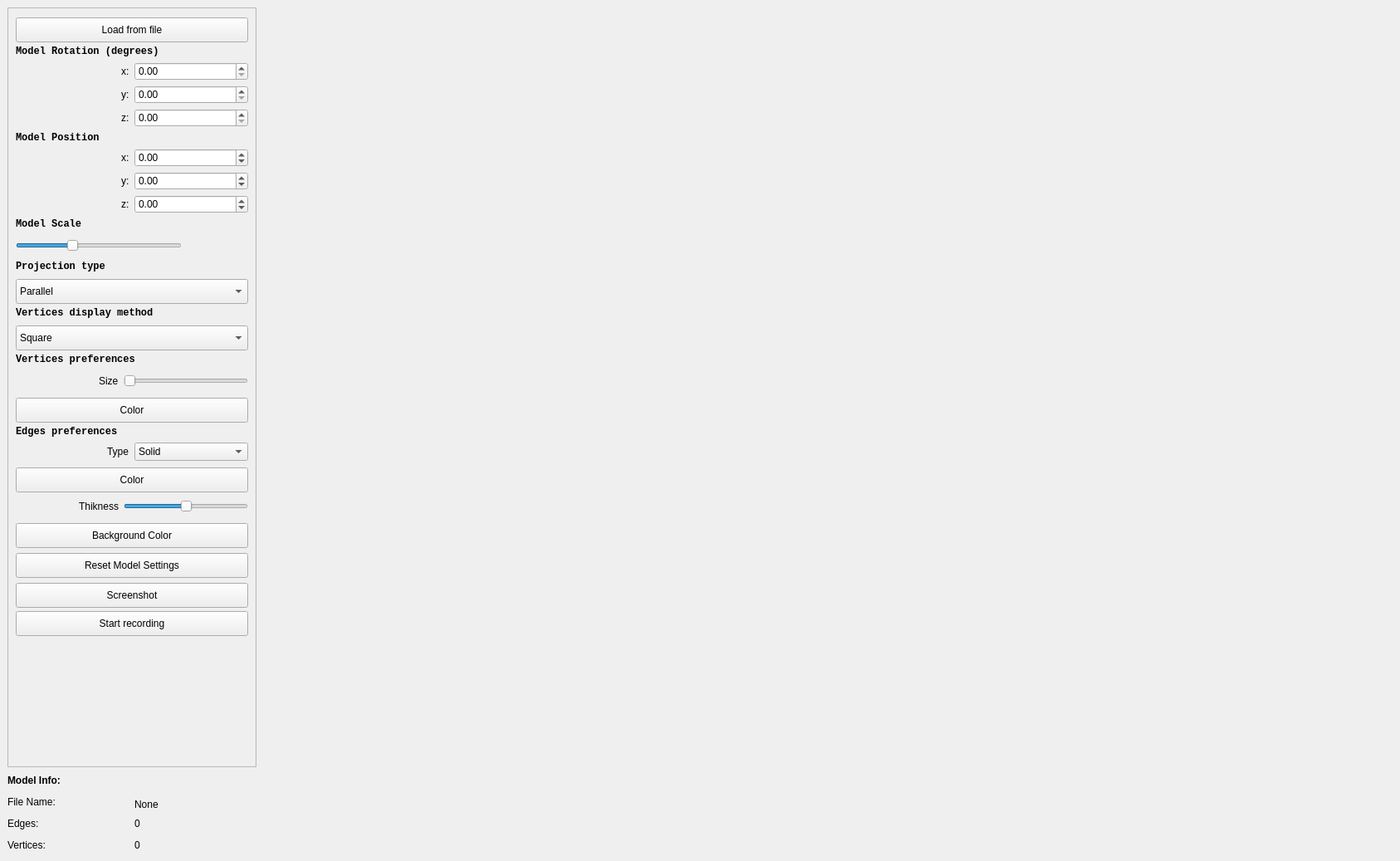
<?xml version="1.0" encoding="UTF-8"?>
<ui version="4.0">
 <class>MainWindow</class>
 <widget class="QMainWindow" name="MainWindow">
  <property name="geometry">
   <rect>
    <x>0</x>
    <y>0</y>
    <width>1687</width>
    <height>1037</height>
   </rect>
  </property>
  <property name="mouseTracking">
   <bool>true</bool>
  </property>
  <property name="windowTitle">
   <string>MainWindow</string>
  </property>
  <property name="styleSheet">
   <string notr="true"/>
  </property>
  <widget class="QWidget" name="centralwidget">
   <layout class="QHBoxLayout" name="horizontalLayout">
    <item>
     <layout class="QVBoxLayout" name="verticalLayout_11">
      <item>
       <widget class="QScrollArea" name="scrollArea">
        <property name="minimumSize">
         <size>
          <width>300</width>
          <height>200</height>
         </size>
        </property>
        <property name="maximumSize">
         <size>
          <width>300</width>
          <height>1500</height>
         </size>
        </property>
        <property name="autoFillBackground">
         <bool>true</bool>
        </property>
        <property name="styleSheet">
         <string notr="true">QScrollArea {
  backgrund-color: rgb(44, 44, 44);
  color: rgb(44, 44, 44)
}</string>
        </property>
        <property name="widgetResizable">
         <bool>true</bool>
        </property>
        <widget class="QWidget" name="scrollAreaWidgetContents_2">
         <property name="geometry">
          <rect>
           <x>0</x>
           <y>0</y>
           <width>298</width>
           <height>881</height>
          </rect>
         </property>
         <layout class="QVBoxLayout" name="verticalLayout_8">
          <item>
           <widget class="QPushButton" name="load_from_file_btn">
            <property name="minimumSize">
             <size>
              <width>0</width>
              <height>30</height>
             </size>
            </property>
            <property name="maximumSize">
             <size>
              <width>16777215</width>
              <height>25</height>
             </size>
            </property>
            <property name="styleSheet">
             <string notr="true"/>
            </property>
            <property name="text">
             <string>Load from file</string>
            </property>
           </widget>
          </item>
          <item alignment="Qt::AlignTop">
           <widget class="QLabel" name="label_99">
            <property name="font">
             <font>
              <family>Monospace</family>
              <bold>true</bold>
             </font>
            </property>
            <property name="text">
             <string>Model Rotation (degrees)</string>
            </property>
           </widget>
          </item>
          <item>
           <layout class="QHBoxLayout" name="horizontalLayout_46">
            <item alignment="Qt::AlignRight">
             <widget class="QLabel" name="label_91">
              <property name="text">
               <string>x:</string>
              </property>
             </widget>
            </item>
            <item>
             <widget class="QDoubleSpinBox" name="rotation_x_spinbox">
              <property name="maximumSize">
               <size>
                <width>16777215</width>
                <height>25</height>
               </size>
              </property>
              <property name="minimum">
               <double>0.000000000000000</double>
              </property>
              <property name="maximum">
               <double>360.000000000000000</double>
              </property>
              <property name="singleStep">
               <double>5.000000000000000</double>
              </property>
             </widget>
            </item>
           </layout>
          </item>
          <item>
           <layout class="QHBoxLayout" name="horizontalLayout_48">
            <item alignment="Qt::AlignRight">
             <widget class="QLabel" name="label_102">
              <property name="text">
               <string>y:</string>
              </property>
             </widget>
            </item>
            <item>
             <widget class="QDoubleSpinBox" name="rotation_y_spinbox">
              <property name="maximumSize">
               <size>
                <width>16777215</width>
                <height>25</height>
               </size>
              </property>
              <property name="minimum">
               <double>0.000000000000000</double>
              </property>
              <property name="maximum">
               <double>360.000000000000000</double>
              </property>
              <property name="singleStep">
               <double>5.000000000000000</double>
              </property>
             </widget>
            </item>
           </layout>
          </item>
          <item>
           <layout class="QHBoxLayout" name="horizontalLayout_47">
            <item alignment="Qt::AlignRight">
             <widget class="QLabel" name="label_101">
              <property name="text">
               <string>z:</string>
              </property>
             </widget>
            </item>
            <item>
             <widget class="QDoubleSpinBox" name="rotation_z_spinbox">
              <property name="maximumSize">
               <size>
                <width>16777215</width>
                <height>25</height>
               </size>
              </property>
              <property name="minimum">
               <double>0.000000000000000</double>
              </property>
              <property name="maximum">
               <double>360.000000000000000</double>
              </property>
              <property name="singleStep">
               <double>5.000000000000000</double>
              </property>
             </widget>
            </item>
           </layout>
          </item>
          <item>
           <widget class="QLabel" name="label_97">
            <property name="font">
             <font>
              <family>Monospace</family>
              <italic>false</italic>
              <bold>true</bold>
             </font>
            </property>
            <property name="styleSheet">
             <string notr="true"/>
            </property>
            <property name="text">
             <string>Model Position</string>
            </property>
           </widget>
          </item>
          <item>
           <layout class="QHBoxLayout" name="horizontalLayout_42">
            <item alignment="Qt::AlignRight">
             <widget class="QLabel" name="label_73">
              <property name="text">
               <string>x:</string>
              </property>
             </widget>
            </item>
            <item>
             <widget class="QDoubleSpinBox" name="position_x_spinbox">
              <property name="maximumSize">
               <size>
                <width>16777215</width>
                <height>25</height>
               </size>
              </property>
              <property name="minimum">
               <double>-10.000000000000000</double>
              </property>
              <property name="maximum">
               <double>10.000000000000000</double>
              </property>
              <property name="singleStep">
               <double>0.100000000000000</double>
              </property>
             </widget>
            </item>
           </layout>
          </item>
          <item>
           <layout class="QHBoxLayout" name="horizontalLayout_45">
            <item alignment="Qt::AlignRight">
             <widget class="QLabel" name="label_90">
              <property name="text">
               <string>y:</string>
              </property>
             </widget>
            </item>
            <item>
             <widget class="QDoubleSpinBox" name="position_y_spinbox">
              <property name="maximumSize">
               <size>
                <width>16777215</width>
                <height>25</height>
               </size>
              </property>
              <property name="minimum">
               <double>-10.000000000000000</double>
              </property>
              <property name="maximum">
               <double>10.000000000000000</double>
              </property>
              <property name="singleStep">
               <double>0.100000000000000</double>
              </property>
             </widget>
            </item>
           </layout>
          </item>
          <item>
           <layout class="QHBoxLayout" name="horizontalLayout_43">
            <item alignment="Qt::AlignRight">
             <widget class="QLabel" name="label_87">
              <property name="text">
               <string>z:</string>
              </property>
             </widget>
            </item>
            <item>
             <widget class="QDoubleSpinBox" name="position_z_spinbox">
              <property name="maximumSize">
               <size>
                <width>16777215</width>
                <height>25</height>
               </size>
              </property>
              <property name="minimum">
               <double>-10.000000000000000</double>
              </property>
              <property name="maximum">
               <double>10.000000000000000</double>
              </property>
              <property name="singleStep">
               <double>0.100000000000000</double>
              </property>
             </widget>
            </item>
           </layout>
          </item>
          <item alignment="Qt::AlignTop">
           <widget class="QLabel" name="label_92">
            <property name="font">
             <font>
              <family>Monospace</family>
              <bold>true</bold>
             </font>
            </property>
            <property name="text">
             <string>Model Scale</string>
            </property>
           </widget>
          </item>
          <item>
           <widget class="QSlider" name="model_scale_slider">
            <property name="minimumSize">
             <size>
              <width>200</width>
              <height>25</height>
             </size>
            </property>
            <property name="maximumSize">
             <size>
              <width>200</width>
              <height>25</height>
             </size>
            </property>
            <property name="minimum">
             <number>1</number>
            </property>
            <property name="maximum">
             <number>300</number>
            </property>
            <property name="singleStep">
             <number>1</number>
            </property>
            <property name="value">
             <number>100</number>
            </property>
            <property name="tracking">
             <bool>true</bool>
            </property>
            <property name="orientation">
             <enum>Qt::Horizontal</enum>
            </property>
           </widget>
          </item>
          <item alignment="Qt::AlignTop">
           <widget class="QLabel" name="label_93">
            <property name="font">
             <font>
              <family>Monospace</family>
              <bold>true</bold>
             </font>
            </property>
            <property name="text">
             <string>Projection type</string>
            </property>
           </widget>
          </item>
          <item>
           <widget class="QComboBox" name="projection_type_combobox">
            <property name="minimumSize">
             <size>
              <width>0</width>
              <height>30</height>
             </size>
            </property>
            <property name="maximumSize">
             <size>
              <width>16777215</width>
              <height>25</height>
             </size>
            </property>
            <item>
             <property name="text">
              <string>Parallel</string>
             </property>
            </item>
            <item>
             <property name="text">
              <string>Central</string>
             </property>
            </item>
           </widget>
          </item>
          <item>
           <widget class="QLabel" name="label_83">
            <property name="font">
             <font>
              <family>Monospace</family>
              <bold>true</bold>
             </font>
            </property>
            <property name="text">
             <string>Vertices display method</string>
            </property>
           </widget>
          </item>
          <item>
           <widget class="QComboBox" name="vertices_display_method_combobox">
            <property name="minimumSize">
             <size>
              <width>0</width>
              <height>30</height>
             </size>
            </property>
            <property name="maximumSize">
             <size>
              <width>16777215</width>
              <height>25</height>
             </size>
            </property>
            <property name="currentIndex">
             <number>0</number>
            </property>
            <item>
             <property name="text">
              <string>Square</string>
             </property>
            </item>
            <item>
             <property name="text">
              <string>Circle</string>
             </property>
            </item>
           </widget>
          </item>
          <item>
           <widget class="QLabel" name="label_100">
            <property name="font">
             <font>
              <family>Monospace</family>
              <bold>true</bold>
             </font>
            </property>
            <property name="text">
             <string>Vertices preferences</string>
            </property>
           </widget>
          </item>
          <item>
           <layout class="QHBoxLayout" name="horizontalLayout_44">
            <item alignment="Qt::AlignRight">
             <widget class="QLabel" name="label_89">
              <property name="text">
               <string>Size</string>
              </property>
             </widget>
            </item>
            <item alignment="Qt::AlignRight">
             <widget class="QSlider" name="vertices_size_slider">
              <property name="minimumSize">
               <size>
                <width>150</width>
                <height>25</height>
               </size>
              </property>
              <property name="maximumSize">
               <size>
                <width>150</width>
                <height>25</height>
               </size>
              </property>
              <property name="minimum">
               <number>1</number>
              </property>
              <property name="maximum">
               <number>100</number>
              </property>
              <property name="singleStep">
               <number>1</number>
              </property>
              <property name="value">
               <number>1</number>
              </property>
              <property name="orientation">
               <enum>Qt::Horizontal</enum>
              </property>
             </widget>
            </item>
           </layout>
          </item>
          <item>
           <widget class="QPushButton" name="vertices_color_btn">
            <property name="minimumSize">
             <size>
              <width>0</width>
              <height>30</height>
             </size>
            </property>
            <property name="maximumSize">
             <size>
              <width>16777215</width>
              <height>25</height>
             </size>
            </property>
            <property name="text">
             <string>Color</string>
            </property>
           </widget>
          </item>
          <item>
           <widget class="QLabel" name="label_96">
            <property name="font">
             <font>
              <family>Monospace</family>
              <bold>true</bold>
             </font>
            </property>
            <property name="text">
             <string>Edges preferences</string>
            </property>
           </widget>
          </item>
          <item>
           <layout class="QHBoxLayout" name="horizontalLayout_2">
            <item alignment="Qt::AlignRight">
             <widget class="QLabel" name="label_88">
              <property name="text">
               <string>Type</string>
              </property>
             </widget>
            </item>
            <item>
             <widget class="QComboBox" name="edges_type_combobox">
              <property name="minimumSize">
               <size>
                <width>0</width>
                <height>0</height>
               </size>
              </property>
              <property name="maximumSize">
               <size>
                <width>16777215</width>
                <height>25</height>
               </size>
              </property>
              <item>
               <property name="text">
                <string>Solid</string>
               </property>
              </item>
              <item>
               <property name="text">
                <string>Dashed</string>
               </property>
              </item>
             </widget>
            </item>
           </layout>
          </item>
          <item>
           <widget class="QPushButton" name="edges_color_btn">
            <property name="minimumSize">
             <size>
              <width>0</width>
              <height>30</height>
             </size>
            </property>
            <property name="maximumSize">
             <size>
              <width>16777215</width>
              <height>25</height>
             </size>
            </property>
            <property name="text">
             <string>Color</string>
            </property>
           </widget>
          </item>
          <item>
           <layout class="QHBoxLayout" name="horizontalLayout_3">
            <item alignment="Qt::AlignRight">
             <widget class="QLabel" name="label_74">
              <property name="text">
               <string>Thikness</string>
              </property>
             </widget>
            </item>
            <item>
             <widget class="QSlider" name="edges_thikness_slider">
              <property name="minimumSize">
               <size>
                <width>0</width>
                <height>25</height>
               </size>
              </property>
              <property name="maximumSize">
               <size>
                <width>150</width>
                <height>25</height>
               </size>
              </property>
              <property name="maximum">
               <number>100</number>
              </property>
              <property name="value">
               <number>50</number>
              </property>
              <property name="orientation">
               <enum>Qt::Horizontal</enum>
              </property>
             </widget>
            </item>
           </layout>
          </item>
          <item>
           <widget class="QPushButton" name="background_color_btn">
            <property name="minimumSize">
             <size>
              <width>0</width>
              <height>30</height>
             </size>
            </property>
            <property name="maximumSize">
             <size>
              <width>16777215</width>
              <height>25</height>
             </size>
            </property>
            <property name="text">
             <string>Background Color</string>
            </property>
           </widget>
          </item>
          <item>
           <widget class="QPushButton" name="reset_model_settings_btn">
            <property name="minimumSize">
             <size>
              <width>0</width>
              <height>30</height>
             </size>
            </property>
            <property name="maximumSize">
             <size>
              <width>16777215</width>
              <height>25</height>
             </size>
            </property>
            <property name="text">
             <string>Reset Model Settings</string>
            </property>
           </widget>
          </item>
          <item>
           <widget class="QPushButton" name="screenshot_btn">
            <property name="minimumSize">
             <size>
              <width>0</width>
              <height>30</height>
             </size>
            </property>
            <property name="maximumSize">
             <size>
              <width>16777215</width>
              <height>25</height>
             </size>
            </property>
            <property name="text">
             <string>Screenshot</string>
            </property>
           </widget>
          </item>
          <item>
           <widget class="QPushButton" name="record_btn">
            <property name="minimumSize">
             <size>
              <width>0</width>
              <height>30</height>
             </size>
            </property>
            <property name="maximumSize">
             <size>
              <width>16777215</width>
              <height>30</height>
             </size>
            </property>
            <property name="text">
             <string>Start recording</string>
            </property>
           </widget>
          </item>
          <item>
           <spacer name="verticalSpacer_4">
            <property name="orientation">
             <enum>Qt::Vertical</enum>
            </property>
            <property name="sizeHint" stdset="0">
             <size>
              <width>20</width>
              <height>40</height>
             </size>
            </property>
           </spacer>
          </item>
         </layout>
        </widget>
       </widget>
      </item>
      <item>
       <layout class="QVBoxLayout" name="verticalLayout_10">
        <item>
         <widget class="QLabel" name="label_110">
          <property name="minimumSize">
           <size>
            <width>50</width>
            <height>20</height>
           </size>
          </property>
          <property name="maximumSize">
           <size>
            <width>200</width>
            <height>20</height>
           </size>
          </property>
          <property name="font">
           <font>
            <bold>true</bold>
           </font>
          </property>
          <property name="text">
           <string>Model Info:</string>
          </property>
         </widget>
        </item>
        <item>
         <layout class="QHBoxLayout" name="horizontalLayout_52">
          <item alignment="Qt::AlignLeft|Qt::AlignBottom">
           <widget class="QLabel" name="label_111">
            <property name="minimumSize">
             <size>
              <width>50</width>
              <height>20</height>
             </size>
            </property>
            <property name="maximumSize">
             <size>
              <width>200</width>
              <height>20</height>
             </size>
            </property>
            <property name="text">
             <string>File Name:</string>
            </property>
           </widget>
          </item>
          <item alignment="Qt::AlignLeft|Qt::AlignBottom">
           <widget class="QLabel" name="Filename_Label">
            <property name="maximumSize">
             <size>
              <width>100</width>
              <height>16777215</height>
             </size>
            </property>
            <property name="text">
             <string>None</string>
            </property>
           </widget>
          </item>
         </layout>
        </item>
        <item>
         <layout class="QHBoxLayout" name="horizontalLayout_53">
          <item>
           <widget class="QLabel" name="label_113">
            <property name="minimumSize">
             <size>
              <width>50</width>
              <height>20</height>
             </size>
            </property>
            <property name="maximumSize">
             <size>
              <width>200</width>
              <height>20</height>
             </size>
            </property>
            <property name="text">
             <string>Edges:</string>
            </property>
           </widget>
          </item>
          <item alignment="Qt::AlignLeft">
           <widget class="QLabel" name="label_114">
            <property name="maximumSize">
             <size>
              <width>100</width>
              <height>16777215</height>
             </size>
            </property>
            <property name="text">
             <string>0</string>
            </property>
           </widget>
          </item>
         </layout>
        </item>
        <item>
         <layout class="QHBoxLayout" name="horizontalLayout_54">
          <item>
           <widget class="QLabel" name="label_115">
            <property name="minimumSize">
             <size>
              <width>50</width>
              <height>20</height>
             </size>
            </property>
            <property name="maximumSize">
             <size>
              <width>200</width>
              <height>20</height>
             </size>
            </property>
            <property name="text">
             <string>Vertices:</string>
            </property>
           </widget>
          </item>
          <item alignment="Qt::AlignLeft">
           <widget class="QLabel" name="label_116">
            <property name="maximumSize">
             <size>
              <width>100</width>
              <height>16777215</height>
             </size>
            </property>
            <property name="text">
             <string>0</string>
            </property>
           </widget>
          </item>
         </layout>
        </item>
       </layout>
      </item>
     </layout>
    </item>
    <item>
     <widget class="GLWidget" name="widget" native="true">
      <property name="minimumSize">
       <size>
        <width>300</width>
        <height>0</height>
       </size>
      </property>
     </widget>
    </item>
   </layout>
  </widget>
  <widget class="QMenuBar" name="menubar">
   <property name="geometry">
    <rect>
     <x>0</x>
     <y>0</y>
     <width>1687</width>
     <height>22</height>
    </rect>
   </property>
  </widget>
  <action name="actionLoad_From_File">
   <property name="text">
    <string>Load From File</string>
   </property>
  </action>
  <action name="actionChange_background_color">
   <property name="text">
    <string>Change background color</string>
   </property>
  </action>
  <action name="actionReset_model_settings">
   <property name="text">
    <string>Reset model settings</string>
   </property>
  </action>
  <action name="actionScreenShot">
   <property name="text">
    <string>ScreenShot</string>
   </property>
  </action>
  <action name="actionStart_Recording">
   <property name="text">
    <string>Start Recording</string>
   </property>
  </action>
 </widget>
 <customwidgets>
  <customwidget>
   <class>GLWidget</class>
   <extends>QWidget</extends>
   <header>glwidget.h</header>
   <container>1</container>
  </customwidget>
 </customwidgets>
 <resources/>
 <connections/>
</ui>
